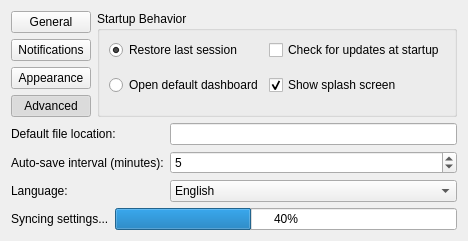
          <widget class="QWidget" name="subwindow_3">
           <property name="windowTitle">
            <string>Aplication Preferences</string>
           </property>
           <layout class="QGridLayout" name="gridLayout_17">
            <item row="0" column="0">
             <layout class="QVBoxLayout" name="verticalLayout_8">
              <item>
               <widget class="QPushButton" name="pushButton_7">
                <property name="text">
                 <string>General</string>
                </property>
               </widget>
              </item>
              <item>
               <widget class="QPushButton" name="pushButton_8">
                <property name="text">
                 <string>Notifications</string>
                </property>
               </widget>
              </item>
              <item>
               <widget class="QPushButton" name="pushButton_9">
                <property name="text">
                 <string>Appearance</string>
                </property>
               </widget>
              </item>
              <item>
               <widget class="QPushButton" name="pushButton_10">
                <property name="text">
                 <string>Advanced</string>
                </property>
                <property name="checkable">
                 <bool>true</bool>
                </property>
                <property name="checked">
                 <bool>true</bool>
                </property>
               </widget>
              </item>
             </layout>
            </item>
            <item row="0" column="1">
             <widget class="QGroupBox" name="groupBox">
              <property name="title">
               <string>Startup Behavior</string>
              </property>
              <layout class="QGridLayout" name="gridLayout_59">
               <item row="0" column="0">
                <widget class="QRadioButton" name="radioButton_4">
                 <property name="text">
                  <string>Restore last session</string>
                 </property>
                 <property name="checked">
                  <bool>true</bool>
                 </property>
                </widget>
               </item>
               <item row="0" column="1">
                <widget class="QCheckBox" name="checkBox_2">
                 <property name="text">
                  <string>Check for updates at startup</string>
                 </property>
                </widget>
               </item>
               <item row="1" column="1" rowspan="2">
                <widget class="QCheckBox" name="checkBox_3">
                 <property name="text">
                  <string>Show splash screen</string>
                 </property>
                 <property name="checked">
                  <bool>true</bool>
                 </property>
                </widget>
               </item>
               <item row="1" column="0" rowspan="2">
                <widget class="QRadioButton" name="radioButton_9">
                 <property name="text">
                  <string>Open default dashboard</string>
                 </property>
                </widget>
               </item>
              </layout>
             </widget>
            </item>
            <item row="1" column="0" colspan="2">
             <layout class="QFormLayout" name="formLayout_2">
              <item row="0" column="0">
               <widget class="QLabel" name="label_60">
                <property name="text">
                 <string>Default file location:</string>
                </property>
               </widget>
              </item>
              <item row="0" column="1">
               <widget class="QLineEdit" name="lineEdit_3"/>
              </item>
              <item row="1" column="0">
               <widget class="QLabel" name="label_61">
                <property name="text">
                 <string>Auto-save interval (minutes):</string>
                </property>
               </widget>
              </item>
              <item row="1" column="1">
               <widget class="QSpinBox" name="spinBox_2">
                <property name="value">
                 <number>5</number>
                </property>
               </widget>
              </item>
              <item row="2" column="0">
               <widget class="QLabel" name="label_62">
                <property name="text">
                 <string>Language:</string>
                </property>
               </widget>
              </item>
              <item row="2" column="1">
               <widget class="QComboBox" name="comboBox_3">
                <item>
                 <property name="text">
                  <string>English</string>
                 </property>
                </item>
                <item>
                 <property name="text">
                  <string>Español</string>
                 </property>
                </item>
                <item>
                 <property name="text">
                  <string>Français</string>
                 </property>
                </item>
               </widget>
              </item>
             </layout>
            </item>
            <item row="2" column="0" colspan="2">
             <layout class="QHBoxLayout" name="horizontalLayout_13">
              <item>
               <widget class="QLabel" name="label_63">
                <property name="text">
                 <string>Syncing settings...</string>
                </property>
               </widget>
              </item>
              <item>
               <widget class="QProgressBar" name="progressBar_5">
                <property name="value">
                 <number>40</number>
                </property>
               </widget>
              </item>
             </layout>
            </item>
           </layout>
          </widget>
